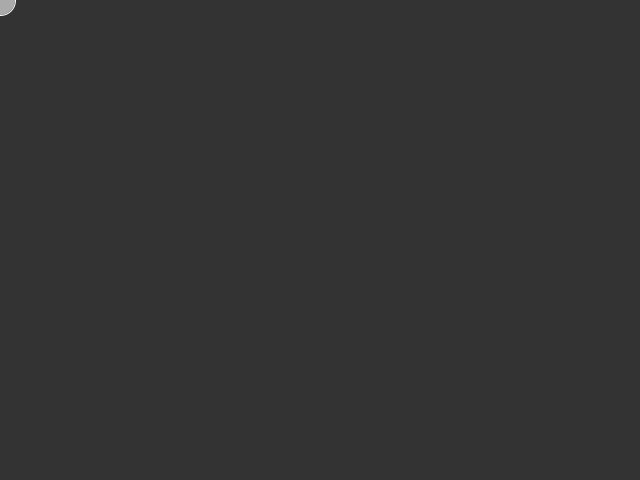
Frame 1 (no input)
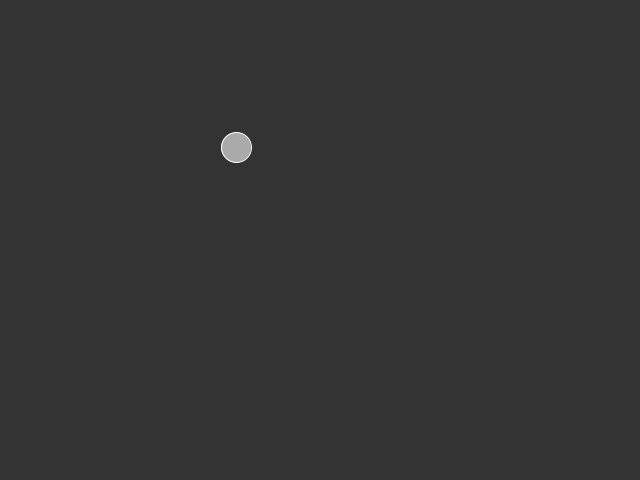
Frame 60 (the mouse pressed at the canvas centre just before this capture)
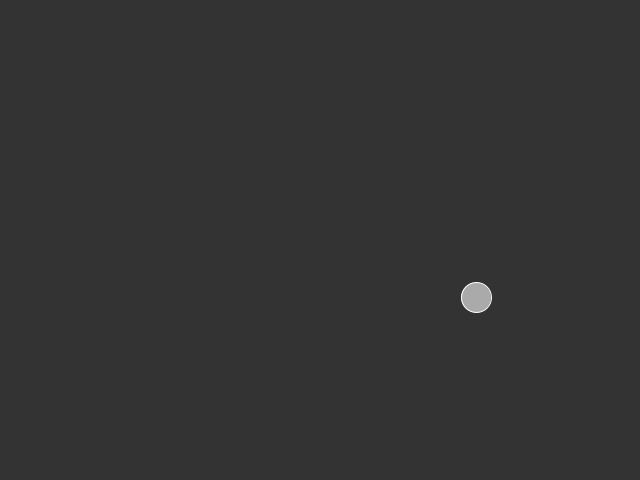
Frame 120 (the mouse held since frame 60 and released just before this capture)

The Processing sketch that drew these frames (run headless with seeded random() and noise(); from frame 60 on, the mouse is pressed at the canvas centre):

// Processing sketch: bouncing_ball_starter
// ── bouncing_ball_starter.pde
float x = 0;
float y = 0;

float speedx = 4;
float speedy = 2.5;
 
void setup() {
  size(640, 480);
}

void draw() {
  background(51);
  
  drawBall();
  moveBall();
  checkEdges();
}

void drawBall() {
  fill(170);
  stroke(255);
  ellipse(x, y, 30, 30);
}

void moveBall() {
  x += speedx;
  y += speedy;
}

void checkEdges() {
  if (x > width || x < 0) {
    speedx = -speedx;
  }
  if (y > height || y < 0) {
    speedy = -speedy;
  }
}
